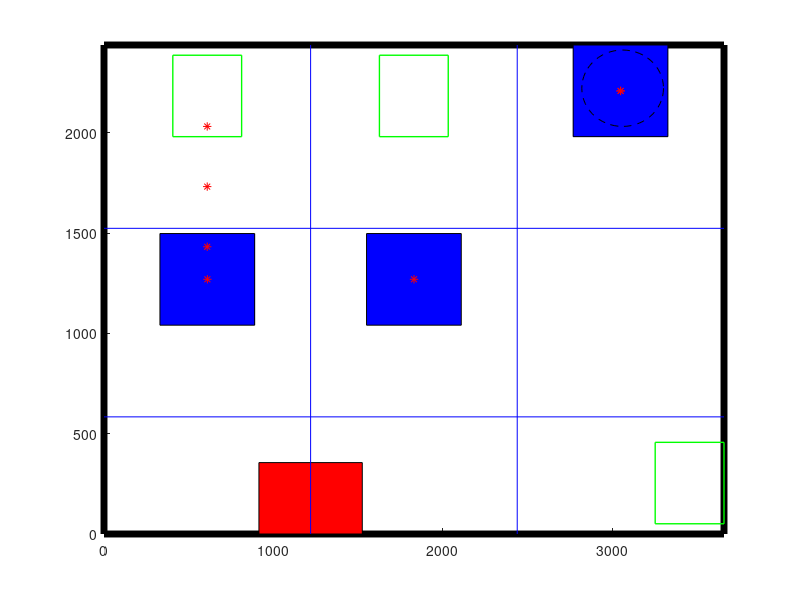

Source code (MATLAB):
%% 2.12 Path Planning Simulation
%Travis Libsack, Team 1b
%10/25/2016
%{
Used to create path_points using the following inputs:
    1. waypoints
    2. goal points
    4. obstacles
    5. robot size
Taking all of these into account the function uses a spline for waypoints
%}

close ALL;
clear ALL;
format COMPACT;

%% Definitions
%define the map starting at the bottom right corner (positive UP and RIGHT)
%map dimensions are in [mm]
%dimesions are: [x y w h] for the MATLAB rectangle() function

%arena size
arena = [0,0,3658,2438]; %[mm]

%goal box
tote = [914,0,610,356]; %[mm]

task_box = [406,406]; %[mm]
start_box = [559,457]; %[mm]

%task boxes
task1 = [arena(3)-task_box(1), 457-task_box(2), task_box];  %bottom RIGHT of map
task2 = [406,arena(4) - 457,task_box];                      %top LEFT of map
task3 = [1219+406,arena(4) - 457,task_box];                 %top MIDDLE of map

%starting boxes
start1 = [1219*2 + 330,arena(4)-start_box(2),start_box]; %top right
start2 = [330,arena(4) - 1397, start_box];               %middle left
start3 = [330+1219,arena(4)-1397, start_box];            %middle middle

%robot dimensions
robot_box = [457,356]; %[mm]
robot_buffer = 25; %[mm]
robot_start_center = [1219*2 + 330 + ceil(start_box(1)/2),arena(4)-ceil(start_box(2)/2)]; %[mm]

robot_box_buffer = robot_box + robot_buffer;


%obstacles (3 fixed, 3 variable -- to be updated later)
obstacles = [1,2];


%% Waypoints
%set by user -- later to be input into the system
%must fall in the arena dimensions
%in order from robot to goal

%example taking obstacles as above
%given in order of achievment

%%%%%%% TASK 2 %%%%%%%
task2_straight = [[task2(1) + .5*task2(3), arena(4) - task2(4) - 600];[task2(1) + .5*task2(3), arena(4) - task2(4) - 300];[task2(1) + .5*task2(3),arena(4) - task2(4)]];
task2_waypoints = [[robot_start_center(1),robot_start_center(2)];[start2(1) + ceil(.5*start2(3)), start2(2) + ceil(.5*start2(4))];[start3(1) + ceil(.5*start3(3)), start3(2) + ceil(.5*start3(4))];task2_straight];
%%%%%%%%%%%%%%%%%%%%%%

%% Draw
%draw the map using MATLAB
hold on;
rectangle('Position',arena,'LineWidth',5);
rectangle('Position',tote,'FaceColor','red');
rectangle('Position',task1, 'EdgeColor', 'green','LineWidth',1);
rectangle('Position',task2, 'EdgeColor', 'green','LineWidth',1);
rectangle('Position',task3, 'EdgeColor', 'green','LineWidth',1);
rectangle('Position',start1,'FaceColor','Blue');
rectangle('Position',start2,'FaceColor','Blue');
rectangle('Position',start3,'FaceColor','Blue');
plot(robot_start_center(1),robot_start_center(2),'r*');
rectangle('Position', [start1(1) + 51, start1(2) + 51, robot_box_buffer], 'Curvature', [1 1], 'LineStyle', '--');
axis([0,3658,0,2438]);

%plot gridlines
plot([1219,1219],[0,2438],'b');
plot(2*[1219,1219],[0,2438],'b');
plot([0,3658],[2438-914,2438-914],'b');
plot([0,3658],[584,584],'b');
plot(task2_waypoints(:,1),task2_waypoints(:,2),'r*');
